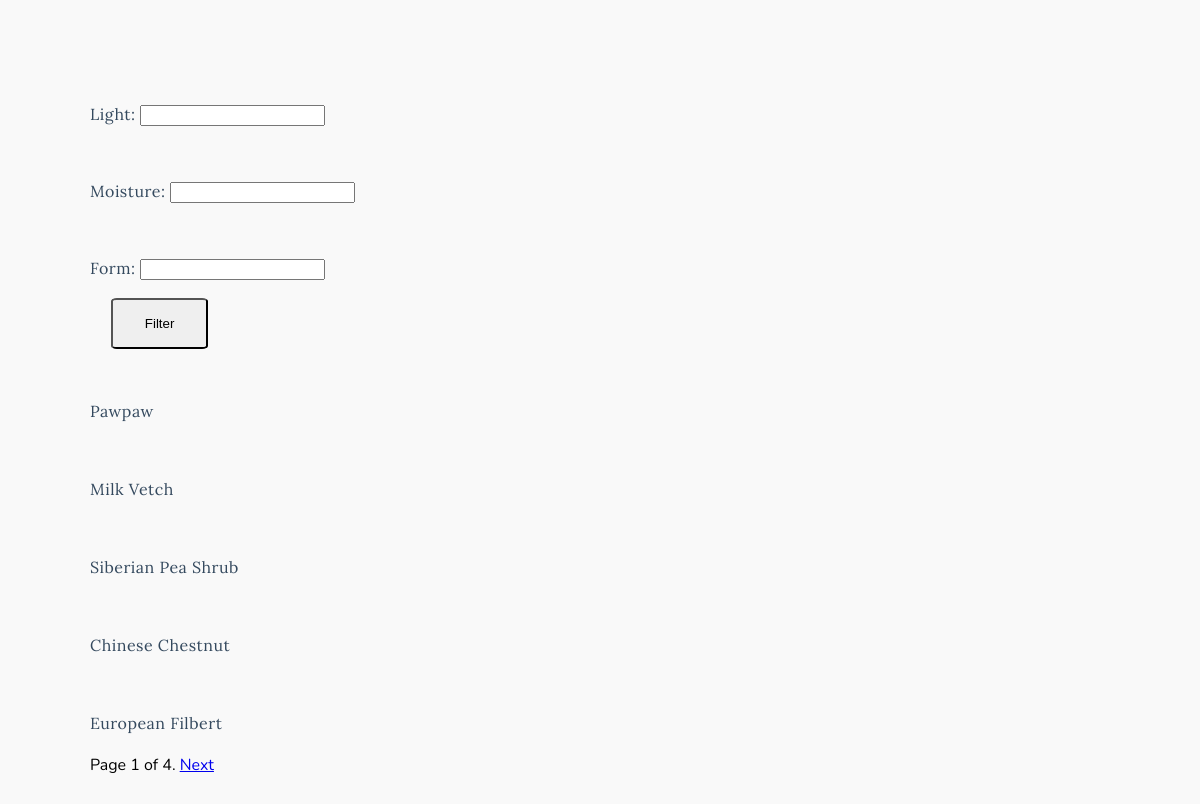
The page /plants/ on the database its author committed.
### plants/models.py (models this page shows, shortened)
class Plant(models.Model):
    genus = models.CharField(max_length=50)
    species = models.CharField(max_length=50)
    slug = models.SlugField(max_length=120, unique=False)
    common_name = models.CharField(max_length=100)
    family = models.CharField(max_length=30)
    zones = models.JSONField(blank=True, default=list)
    light = models.CharField(
        max_length=3,
        validators=[RegexValidator(regex='^[fds]{1,3}$')],
    )
    moisture = models.CharField(
        max_length=3,
        validators=[RegexValidator(regex='^[xmh]{1,3}$')],
    )
    form = models.CharField(
        max_length=10,
        choices=[('Herb', 'Herb'),
        ('Shrub', 'Shrub'),
        ('Tree', 'Tree'),
        ('Bamboo', 'Bamboo'),
        ('Vine', 'Vine')],
    )
    form_size = models.CharField(max_length=5)
    min_h = models.FloatField()
    max_h = models.FloatField()
    min_w = models.FloatField()
    max_w = models.FloatField()
    description = models.TextField(null=True, blank=True)
    tags = TaggableManager(through=PlantTaggedItem)
    class Meta:
        ordering = ['genus', 'species']
        indexes = [
            models.Index(fields=['genus', 'species'], name='latin_name_idx')
        ]

### plants/views.py (the view)
# urls.py: path('', views.db_view, name='db_view'),
def db_view(request, tag_slug=None):
    plant_list = Plant.objects.all()
    tag = None
    if tag_slug:
        tag = get_object_or_404(Tag, slug=tag_slug)
        plant_list = plant_list.filter(tags__in=[tag])
    filter_form = PlantFilterForm(request.GET)
    if filter_form.is_valid():
        for field in ['light', 'moisture', 'form']:
            value = filter_form.cleaned_data[field]
            if value:
                plant_list = plant_list.filter(**{f"{field}__icontains": value})
        paginator = Paginator(plant_list, 5)  # 5 results per page
        page_number = request.GET.get('page')
        page_obj = paginator.get_page(page_number)
    return render(request, 'db_view.html', {
        'page_obj': page_obj,
        'filter_form': filter_form,
        'tag': tag
    })

### plants/forms.py
class PlantFilterForm(forms.Form):
    light = forms.CharField(required=False)
    moisture = forms.CharField(required=False)
    form = forms.CharField(required=False)

### plants/templates/db_view.html (shortened to what this page needs)
{% extends 'base.html' %}
{% load static %}
{% block content %}
    <form method="get">
        {{ filter_form.as_p }}
        <button type="submit">Filter</button>
    </form>
    {% for plant in page_obj %}
        <div class="db-list-plant-name-wrapper">
            <p>
                <a href="{% url 'plants:plant_detail' plant.slug %}" class="db-list-plant-name">
                    {{ plant.common_name }}
                </a>
            </p>
        </div>
    {% endfor %}
    {% include 'pagination.html'  with page=plants %}
{% endblock %}

### plants/static/styles.css (style rules this page uses)
body { font-family: Nunito, sans-serif; margin: 100px auto; padding: 0px 20px; background-color: #f9f9f9; width: 85%; }
p { font-family: "Lora", serif; font-size: 1rem; letter-spacing: 0.03rem; line-height: 1.8; color: #34495e; margin-top: 3rem; margin-right: 3rem; }
button { margin: 0rem 1.3rem; cursor: pointer; border-radius: 6%; padding: 1rem 2rem; }
.db-list-plant-name-wrapper { margin-top: 0.5em; }
.db-list-plant-name { display: inline-block; text-transform: capitalize; text-decoration: none; color: inherit; border-bottom: 0.1em solid transparent; transition: color 0.3s, border-bottom-color 0.3s; }

### rows shown on the page
Plant: common_name "Pawpaw"
Plant: common_name "Milk Vetch"
Plant: common_name "Siberian Pea Shrub"
Plant: common_name "Chinese Chestnut"
Plant: common_name "European Filbert"

### other values the page prints
{{ page_obj.number }} "1"
{{ page_obj.paginator.num_pages }} "4"
